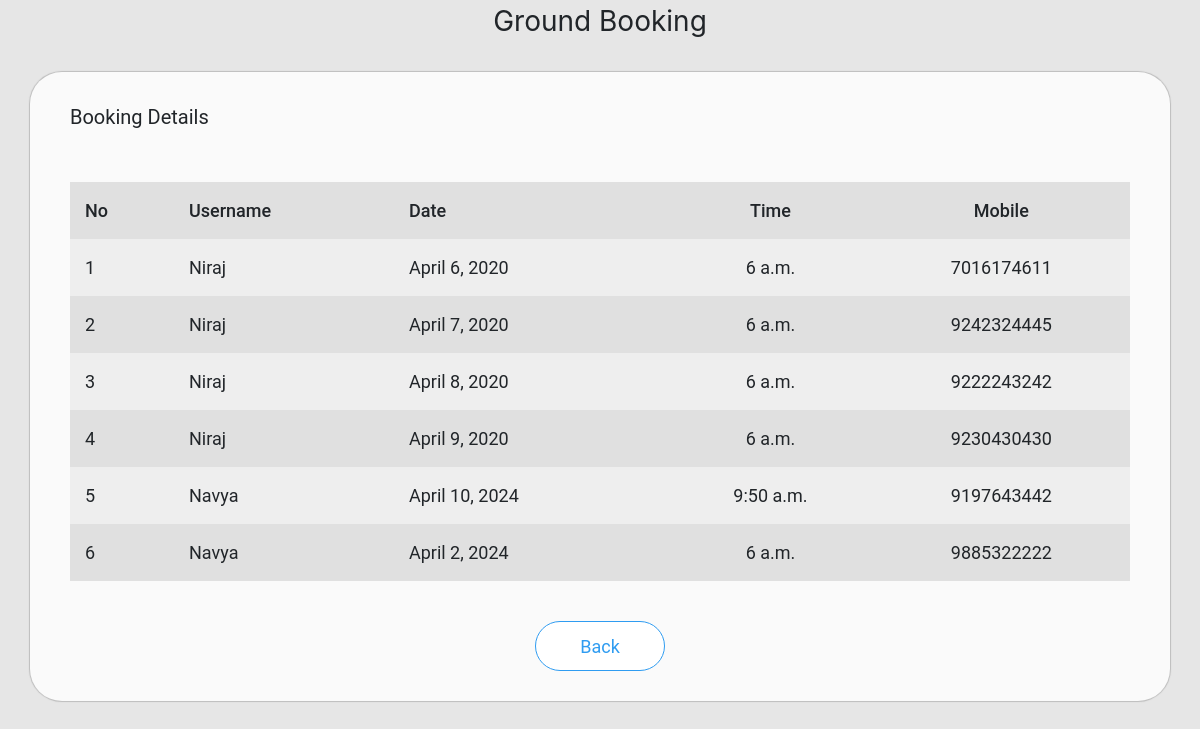
The page /admin_booking (signed in) on the database as committed earlier.
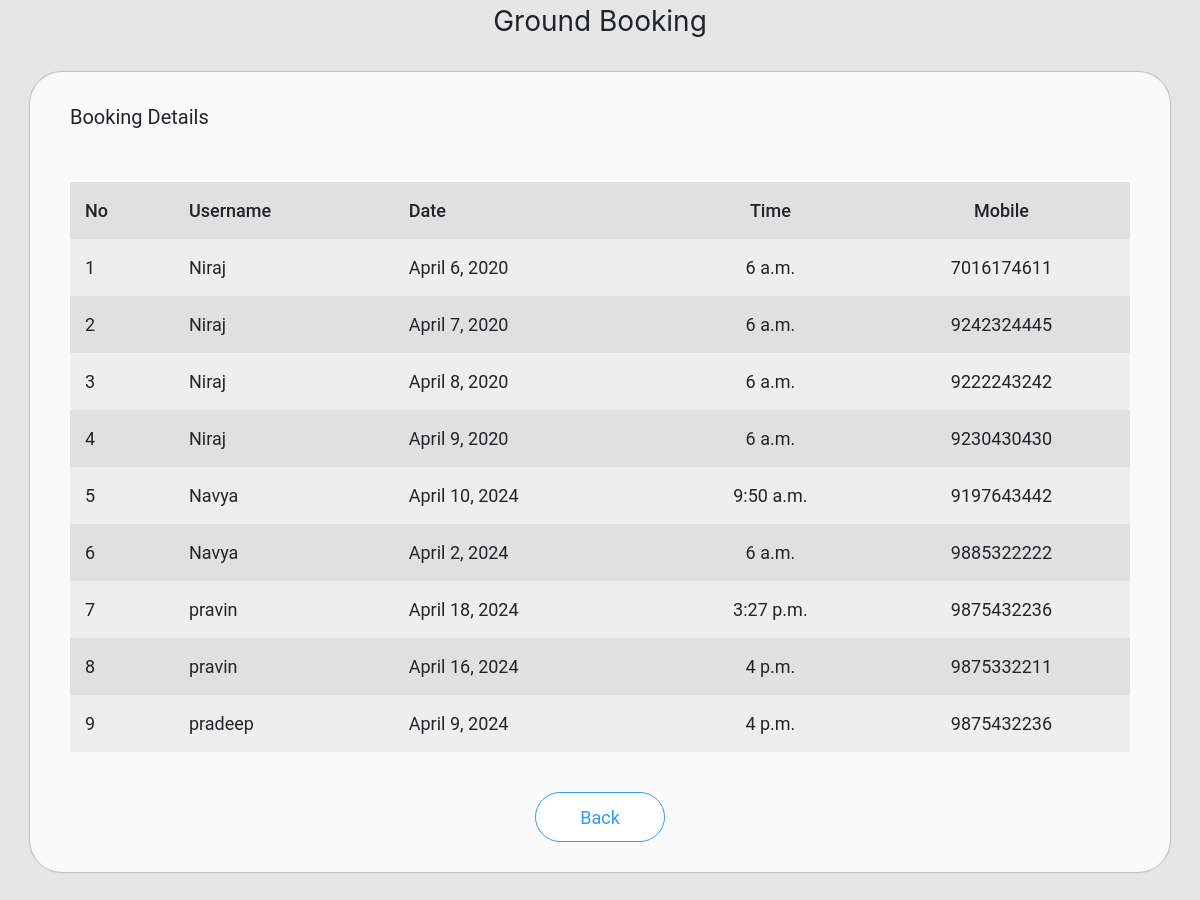
The same page on the database as committed later.
### scmapp/models.py (models this page shows)
class Book_ground(models.Model):
    bid = models.AutoField(primary_key=True)
    uid = models.IntegerField()
    name = models.CharField(max_length=20)
    date = models.DateField()
    time = models.TimeField()
    mobile = models.CharField(max_length=10)

### scmapp/views.py (the view)
# urls.py: path('admin_booking',views.admin_booking,name='admin_booking'),
def admin_booking(request):
    if 'aname' in request.session:
        booking = Book_ground.objects.all()
        data = {'booking':booking}
        return render(request,'admin_booking.html',context=data)
    else:
        data = {'status':'You need to login first'}
        return render(request,'admin_login.html',context=data)

### templates/admin_booking.html (shortened to what this page needs)
<!DOCTYPE html>
{% load static %}
<html>
<head>
  <link rel="stylesheet" href="https://stackpath.bootstrapcdn.com/bootstrap/4.4.1/css/bootstrap.min.css">
  <link rel="stylesheet" href="{% static 'css/admin_event.css' %}">
</head>
<body>
<div class="container-fluid header text-center">
  Ground Booking
</div>
<div class="container box">
  Booking Details
  <table>
    <tr style="font-weight:500;">
      <td>No</td>
      <td>Username</td>
      <td>Date</td>
      <td>Time</td>
      <td>Mobile</td>
    </tr>
    {% for b in booking %}
      <tr>
        <td>{{ forloop.counter }}</td>
        <td>{{ b.name}}</td>
        <td>{{ b.date }}</td>
        <td>{{ b.time }}</td>
        <td>{{ b.mobile }}</td>
      </tr>
    {% empty %}
      <tr>
        <td colspan="5" align="center">No Bookings</td>
      </tr>
    {% endfor %}
  </table>
  <div class="footer">
    <a href="{% url 'scmapp:admin_home' %}"><button>Back</button></a>
  </div>
</div>
</body>
</html>

### static/css/admin_event.css (style rules this page uses)
body { background-color: #e6e6e6; }
.header { margin: 30 0px 0px 0px; font-size: 28px; }
.container { width: 100%; }
.box { margin-top: 30px; margin-bottom: 50px; background-color: #fafafa; font-family: 'Roboto'; font-size: 20px; padding: 30px 40px 30px 40px; border-radius: 32px; -webkit-box-shadow:0px 0px 1px 1px #bdbdbd; }
.box button { width: 130px; height: 50px; margin: 0px; background-color: #fff; outline: none; border:1.5px solid #2f9cf1; border-radius: 64px; font-size: 18px; color:#2f9cf1; }
.box table { margin:50px 0px 0px 0px; width:100%; }
.box td { padding:15px; }
.box tr { font-size: 18px; }
.box tr:nth-child(1) { font-size: 18px; font-weight: 500; background-color: #a9a9a9; }
.box tr:nth-child(even) { background-color: #eeeeee; }
.box tr:nth-child(odd) { background-color: #e0e0e0; }
.box td:nth-child(4) { text-align: center; }
.box td:nth-child(5) { text-align: center; }
.footer { margin:40px 0px 0px 0px; height: 50px; text-align: center; }

Rows that differ between the two databases and show on the page:
added Book_ground: name "pravin", date "April 18, 2024", time "3:27 p.m.", mobile "9875432236"
added Book_ground: name "pravin", date "April 16, 2024", time "4 p.m.", mobile "9875332211"
added Book_ground: name "pradeep", date "April 9, 2024", time "4 p.m.", mobile "9875432236"
